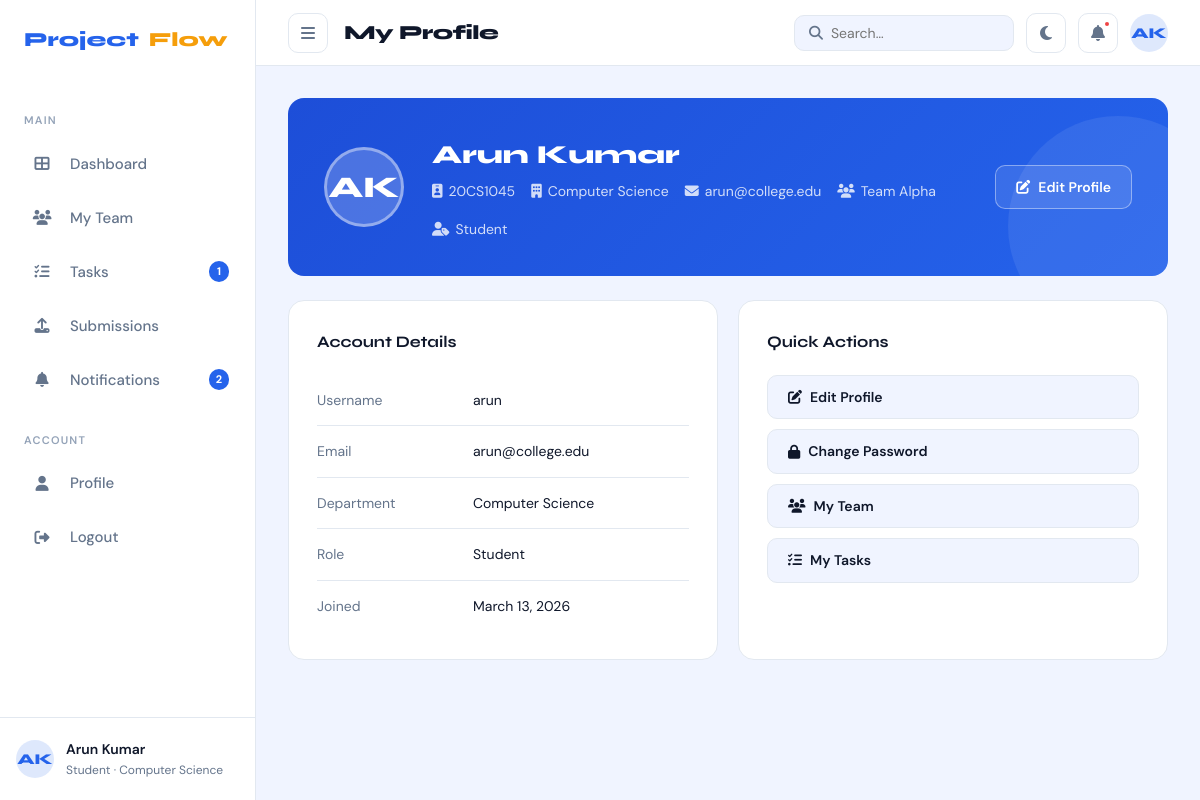
The app's page /profile/ (signed in) with its own data.
### accounts/models.py (models this page shows, shortened)
class User(AbstractUser):
    class Role(models.TextChoices):
        STUDENT = 'student', 'Student'
        TEACHER = 'teacher', 'Teacher'
        ADMIN   = 'admin',   'Admin'
    DEPARTMENT_CHOICES = [
        ('cs',   'Computer Science'),
        ('it',   'Information Technology'),
        ('ece',  'Electronics & Communication'),
        ('mech', 'Mechanical Engineering'),
        ('civil','Civil Engineering'),
        ('other','Other'),
    ]
    role       = models.CharField(max_length=10, choices=Role.choices, default=Role.STUDENT)
    student_id = models.CharField(max_length=20, blank=True, null=True, unique=True)
    department = models.CharField(max_length=10, choices=DEPARTMENT_CHOICES, default='cs')
    bio        = models.TextField(blank=True)
    avatar     = models.ImageField(upload_to='avatars/', blank=True, null=True)
    phone      = models.CharField(max_length=20, blank=True)
    github_url = models.URLField(blank=True)
    class Meta:
        verbose_name = 'User'
        verbose_name_plural = 'Users'
    @property
    def is_student(self):
        return self.role == self.Role.STUDENT
    @property
    def is_teacher(self):
        return self.role == self.Role.TEACHER
    @property
    def initials(self):
        name = self.get_full_name()
        if name:
            parts = name.split()
            return (parts[0][0] + parts[-1][0]).upper() if len(parts) > 1 else parts[0][:2].upper()
        return self.username[:2].upper()
    @property
    def current_team(self):
        membership = self.memberships.filter(is_active=True).select_related('team').first()
        return membership.team if membership else None

### teams/models.py (models this page shows, shortened)
class TeamMembership(models.Model):
    team      = models.ForeignKey(Team, on_delete=models.CASCADE, related_name='memberships')
    student   = models.ForeignKey(
        settings.AUTH_USER_MODEL,
        on_delete=models.CASCADE,
        related_name='memberships',
        limit_choices_to={'role': 'student'}
    )
    joined_at = models.DateTimeField(auto_now_add=True)
    is_active = models.BooleanField(default=True)
    class Meta:
        unique_together = ('team', 'student')
        ordering = ['joined_at']

class Team(models.Model):
    STATUS_CHOICES = [
        ('forming',  'Forming'),
        ('active',   'Active'),
        ('at_risk',  'At Risk'),
        ('completed','Completed'),
        ('inactive', 'Inactive'),
    ]
    DEPARTMENT_CHOICES = [
        ('cs',   'Computer Science'),
        ('it',   'Information Technology'),
        ('ece',  'Electronics & Communication'),
        ('mech', 'Mechanical Engineering'),
        ('civil','Civil Engineering'),
        ('other','Other'),
    ]
    name        = models.CharField(max_length=100, unique=True)
    project_title = models.CharField(max_length=200)
    description = models.TextField(blank=True)
    department  = models.CharField(max_length=10, choices=DEPARTMENT_CHOICES, default='cs')
    teacher     = models.ForeignKey(
        settings.AUTH_USER_MODEL,
        on_delete=models.SET_NULL,
        null=True, blank=True,
        related_name='supervised_teams',
        limit_choices_to={'role': 'teacher'}
    )
    leader      = models.ForeignKey(
        settings.AUTH_USER_MODEL,
        on_delete=models.SET_NULL,
        null=True, blank=True,
        related_name='led_teams',
        limit_choices_to={'role': 'student'}
    )
    status       = models.CharField(max_length=12, choices=STATUS_CHOICES, default='forming')
    github_url   = models.URLField(blank=True)
    max_members  = models.PositiveSmallIntegerField(default=6)
    created_at   = models.DateTimeField(auto_now_add=True)
    updated_at   = models.DateTimeField(auto_now=True)
    class Meta:
        ordering = ['-created_at']

### accounts/views.py (the view)
# urls.py: path('',        views.profile_view,        name='detail'),
@login_required
def profile_view(request):
    return render(request, 'accounts/profile.html', {'user': request.user})

### templates/accounts/profile.html (shortened to what this page needs)
{% extends 'base_app.html' %}
{% block page_title %}My Profile{% endblock %}
{% block content %}
<div class="profile-header">
  <div class="profile-avatar-lg">{{ user.initials }}</div>
  <div>
    <div class="profile-name">{{ user.get_full_name|default:user.username }}</div>
    <div class="profile-meta">
      {% if user.student_id %}<span><i class="fa fa-id-badge"></i> {{ user.student_id }}</span>{% endif %}
      <span><i class="fa fa-building"></i> {{ user.get_department_display }}</span>
      <span><i class="fa fa-envelope"></i> {{ user.email }}</span>
      {% if user.is_student and user.current_team %}
      <span><i class="fa fa-users"></i> {{ user.current_team.name }}</span>
      {% endif %}
      <span><i class="fa fa-user-tag"></i> {{ user.get_role_display }}</span>
    </div>
  </div>
  <div style="margin-left:auto">
    <a href="{% url 'profile:edit' %}" class="btn btn-secondary" style="color:white;border-color:rgba(255,255,255,0.4);background:rgba(255,255,255,0.1)">
      <i class="fa fa-edit"></i> Edit Profile
    </a>
  </div>
</div>
<div class="grid-2">
  <div class="card">
    <div class="card-title">Account Details</div>
    <table style="font-size:14px;width:100%">
      <tr><td style="padding:8px 0;color:var(--text-muted);width:140px">Username</td><td>{{ user.username }}</td></tr>
      <tr><td style="padding:8px 0;color:var(--text-muted)">Email</td><td>{{ user.email }}</td></tr>
      <tr><td style="padding:8px 0;color:var(--text-muted)">Department</td><td>{{ user.get_department_display }}</td></tr>
      <tr><td style="padding:8px 0;color:var(--text-muted)">Role</td><td>{{ user.get_role_display }}</td></tr>
      <tr><td style="padding:8px 0;color:var(--text-muted)">Joined</td><td>{{ user.date_joined|date:"F d, Y" }}</td></tr>
    </table>
  </div>
  <div class="card">
    <div class="card-title">Quick Actions</div>
    <div style="display:flex;flex-direction:column;gap:10px">
      <a href="{% url 'profile:edit' %}" class="btn btn-secondary w-full"><i class="fa fa-edit"></i> Edit Profile</a>
      <a href="{% url 'profile:password' %}" class="btn btn-secondary w-full"><i class="fa fa-lock"></i> Change Password</a>
      {% if user.is_student %}
      <a href="{% url 'teams:list' %}" class="btn btn-secondary w-full"><i class="fa fa-users"></i> My Team</a>
      <a href="{% url 'tasks:list' %}" class="btn btn-secondary w-full"><i class="fa fa-tasks"></i> My Tasks</a>
      {% else %}
      <a href="{% url 'teams:list' %}" class="btn btn-secondary w-full"><i class="fa fa-users"></i> All Teams</a>
      <a href="{% url 'submissions:list' %}" class="btn btn-secondary w-full"><i class="fa fa-inbox"></i> Review Submissions</a>
      {% endif %}
    </div>
  </div>
</div>
{% endblock %}

### templates/base_app.html (shortened to what this page needs)
{% extends 'base.html' %}
{% load static %}
{% block body %}
<div class="app-shell">
  <aside class="sidebar" id="sidebar">
    <a class="sidebar-logo" href="{% url 'dashboard' %}">
      Project<span style="color:var(--accent)">Flow</span>
    </a>
    {% if user.is_student %}
      <div class="sidebar-section-title">Main</div>
      <ul class="sidebar-nav">
        <li><a href="{% url 'student_dashboard' %}" class="{% if active_nav == 'dashboard' %}active{% endif %}">
          <span class="nav-icon"><i class="fa fa-th-large"></i></span>Dashboard</a></li>
        <li><a href="{% url 'teams:list' %}" class="{% if active_nav == 'teams' %}active{% endif %}">
          <span class="nav-icon"><i class="fa fa-users"></i></span>My Team</a></li>
        <li><a href="{% url 'tasks:list' %}" class="{% if active_nav == 'tasks' %}active{% endif %}">
          <span class="nav-icon"><i class="fa fa-tasks"></i></span>Tasks
          {% if tasks_pending > 0 %}<span class="sidebar-badge">{{ tasks_pending }}</span>{% endif %}
        </a></li>
        <li><a href="{% url 'submissions:list' %}" class="{% if active_nav == 'submissions' %}active{% endif %}">
          <span class="nav-icon"><i class="fa fa-upload"></i></span>Submissions</a></li>
        <li><a href="{% url 'notifications:list' %}" class="{% if active_nav == 'notifications' %}active{% endif %}">
          <span class="nav-icon"><i class="fa fa-bell"></i></span>Notifications
          {% if unread_count > 0 %}<span class="sidebar-badge">{{ unread_count }}</span>{% endif %}
        </a></li>
      </ul>
    {% endif %}
    <div class="sidebar-section-title">Account</div>
    <ul class="sidebar-nav">
      <li><a href="{% url 'profile:detail' %}" class="{% if active_nav == 'profile' %}active{% endif %}">
        <span class="nav-icon"><i class="fa fa-user"></i></span>Profile</a></li>
      <li><a href="{% url 'accounts:logout' %}">
        <span class="nav-icon"><i class="fa fa-sign-out-alt"></i></span>Logout</a></li>
    </ul>
    <div class="sidebar-user">
      <div class="avatar avatar-blue">{{ user.initials }}</div>
      <div class="sidebar-user-info">
        <div class="sidebar-user-name">{{ user.get_full_name|default:user.username }}</div>
        <div class="sidebar-user-role">{{ user.get_role_display }} · {{ user.get_department_display }}</div>
      </div>
    </div>
  </aside>
  <div class="main-content">
    <header class="topbar">
      <div class="topbar-left">
        <button class="icon-btn" id="sidebar-toggle" onclick="toggleSidebar()">
          <i class="fa fa-bars"></i>
        </button>
        <div class="page-title">{% block page_title %}Dashboard{% endblock %}</div>
      </div>
      <div class="topbar-right">
        <form action="" method="get" class="search-box">
          <i class="fa fa-search"></i>
          <input name="q" placeholder="Search…" value="{{ request.GET.q }}"
                 style="border:none;background:transparent;outline:none;font-family:var(--font-body);font-size:14px;color:var(--text);width:160px">
        </form>
        <button class="icon-btn" onclick="toggleTheme()" title="Toggle dark mode">
          <i class="fa fa-moon" id="theme-icon"></i>
        </button>
        <a href="{% url 'notifications:list' %}" class="icon-btn" style="position:relative">
          <i class="fa fa-bell"></i>
          {% if unread_count > 0 %}
          <span style="position:absolute;top:6px;right:6px;width:8px;height:8px;
                       background:var(--danger);border-radius:50%;border:2px solid var(--surface)"></span>
          {% endif %}
        </a>
        <a href="{% url 'profile:detail' %}" class="avatar avatar-blue" style="text-decoration:none;cursor:pointer">
          {{ user.initials }}
        </a>
      </div>
    </header>
    <div class="content-area">
      {% block content %}{% endblock %}
    </div>
  </div>
</div>
{% endblock %}

### records on screen
User: initials "AK", get_full_name "Arun Kumar", role "Student", department "Computer Science", student_id "20CS1045", email "arun@college.edu", current_team.name "Team Alpha", username "arun", date_joined "March 13, 2026"

### other values on screen
{{ tasks_pending }} "1"
{{ unread_count }} "2"
